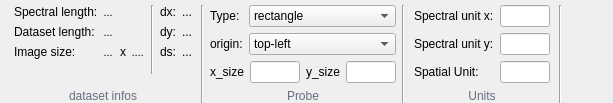
        <widget class="QWidget" name="tab_Infos">
         <attribute name="title">
          <string>Dataset Infos</string>
         </attribute>
         <layout class="QHBoxLayout" name="horizontalLayout_3">
          <property name="topMargin">
           <number>5</number>
          </property>
          <property name="bottomMargin">
           <number>0</number>
          </property>
          <item>
           <layout class="QGridLayout" name="gridLayout_33">
            <property name="leftMargin">
             <number>3</number>
            </property>
            <property name="rightMargin">
             <number>3</number>
            </property>
            <item row="3" column="0" colspan="7">
             <widget class="QLabel" name="label_38">
              <property name="sizePolicy">
               <sizepolicy hsizetype="Preferred" vsizetype="Minimum">
                <horstretch>0</horstretch>
                <verstretch>0</verstretch>
               </sizepolicy>
              </property>
              <property name="styleSheet">
               <string notr="true">QLabel{
color:rgb(102, 109, 124);
}</string>
              </property>
              <property name="text">
               <string>dataset infos</string>
              </property>
              <property name="alignment">
               <set>Qt::AlignBottom|Qt::AlignHCenter</set>
              </property>
             </widget>
            </item>
            <item row="0" column="0" rowspan="3" colspan="7">
             <layout class="QHBoxLayout" name="horizontalLayout_14">
              <item>
               <layout class="QFormLayout" name="formLayout_9">
                <item row="0" column="0">
                 <widget class="QLabel" name="label_30">
                  <property name="text">
                   <string>Spectral length:</string>
                  </property>
                 </widget>
                </item>
                <item row="1" column="0">
                 <widget class="QLabel" name="label_31">
                  <property name="text">
                   <string>Dataset length:</string>
                  </property>
                 </widget>
                </item>
                <item row="2" column="0">
                 <widget class="QLabel" name="label_39">
                  <property name="text">
                   <string>Image size:</string>
                  </property>
                 </widget>
                </item>
                <item row="0" column="1">
                 <widget class="QLabel" name="infoSpectralLength">
                  <property name="font">
                   <font>
                    <pointsize>8</pointsize>
                    <weight>50</weight>
                    <italic>true</italic>
                    <bold>false</bold>
                    <underline>false</underline>
                    <strikeout>false</strikeout>
                   </font>
                  </property>
                  <property name="text">
                   <string>...</string>
                  </property>
                 </widget>
                </item>
                <item row="1" column="1">
                 <widget class="QLabel" name="infoDatasetLength">
                  <property name="font">
                   <font>
                    <pointsize>8</pointsize>
                    <weight>50</weight>
                    <italic>true</italic>
                    <bold>false</bold>
                    <underline>false</underline>
                    <strikeout>false</strikeout>
                   </font>
                  </property>
                  <property name="text">
                   <string>...</string>
                  </property>
                 </widget>
                </item>
                <item row="2" column="1">
                 <layout class="QHBoxLayout" name="horizontalLayout_13">
                  <item>
                   <widget class="QLabel" name="infoImageWidth">
                    <property name="font">
                     <font>
                      <pointsize>8</pointsize>
                      <weight>50</weight>
                      <italic>true</italic>
                      <bold>false</bold>
                      <underline>false</underline>
                      <strikeout>false</strikeout>
                     </font>
                    </property>
                    <property name="text">
                     <string>...</string>
                    </property>
                   </widget>
                  </item>
                  <item>
                   <widget class="QLabel" name="label_55">
                    <property name="text">
                     <string>x</string>
                    </property>
                   </widget>
                  </item>
                  <item>
                   <widget class="QLabel" name="infoImageHeight">
                    <property name="font">
                     <font>
                      <pointsize>8</pointsize>
                      <weight>50</weight>
                      <italic>true</italic>
                      <bold>false</bold>
                      <underline>false</underline>
                      <strikeout>false</strikeout>
                     </font>
                    </property>
                    <property name="text">
                     <string>....</string>
                    </property>
                   </widget>
                  </item>
                 </layout>
                </item>
               </layout>
              </item>
              <item>
               <widget class="Line" name="line_11">
                <property name="orientation">
                 <enum>Qt::Vertical</enum>
                </property>
               </widget>
              </item>
              <item>
               <layout class="QFormLayout" name="formLayout_10">
                <item row="0" column="0">
                 <widget class="QLabel" name="label_45">
                  <property name="text">
                   <string>dx:</string>
                  </property>
                 </widget>
                </item>
                <item row="1" column="0">
                 <widget class="QLabel" name="label_47">
                  <property name="text">
                   <string>dy:</string>
                  </property>
                 </widget>
                </item>
                <item row="2" column="0">
                 <widget class="QLabel" name="label_41">
                  <property name="text">
                   <string>ds:</string>
                  </property>
                 </widget>
                </item>
                <item row="0" column="1">
                 <widget class="QLabel" name="infoDx">
                  <property name="text">
                   <string>...</string>
                  </property>
                 </widget>
                </item>
                <item row="1" column="1">
                 <widget class="QLabel" name="infoDy">
                  <property name="text">
                   <string>...</string>
                  </property>
                 </widget>
                </item>
                <item row="2" column="1">
                 <widget class="QLabel" name="infoDs">
                  <property name="text">
                   <string>...</string>
                  </property>
                 </widget>
                </item>
               </layout>
              </item>
             </layout>
            </item>
           </layout>
          </item>
          <item>
           <widget class="Line" name="line_6">
            <property name="frameShadow">
             <enum>QFrame::Sunken</enum>
            </property>
            <property name="orientation">
             <enum>Qt::Vertical</enum>
            </property>
           </widget>
          </item>
          <item>
           <layout class="QGridLayout" name="gridLayout_2">
            <item row="2" column="0" colspan="3">
             <layout class="QHBoxLayout" name="horizontalLayout_5">
              <item>
               <widget class="QLabel" name="label_35">
                <property name="maximumSize">
                 <size>
                  <width>40</width>
                  <height>16777215</height>
                 </size>
                </property>
                <property name="text">
                 <string>x_size</string>
                </property>
               </widget>
              </item>
              <item>
               <widget class="QLineEdit" name="infoProbeDx">
                <property name="maximumSize">
                 <size>
                  <width>50</width>
                  <height>16777215</height>
                 </size>
                </property>
               </widget>
              </item>
              <item>
               <widget class="QLabel" name="label_43">
                <property name="maximumSize">
                 <size>
                  <width>40</width>
                  <height>16777215</height>
                 </size>
                </property>
                <property name="text">
                 <string>y_size</string>
                </property>
               </widget>
              </item>
              <item>
               <widget class="QLineEdit" name="infoProbeDy">
                <property name="maximumSize">
                 <size>
                  <width>50</width>
                  <height>16777215</height>
                 </size>
                </property>
               </widget>
              </item>
             </layout>
            </item>
            <item row="3" column="0" colspan="3">
             <widget class="QLabel" name="label_34">
              <property name="styleSheet">
               <string notr="true">QLabel{
color:rgb(102, 109, 124);
}</string>
              </property>
              <property name="text">
               <string>Probe</string>
              </property>
              <property name="alignment">
               <set>Qt::AlignBottom|Qt::AlignHCenter</set>
              </property>
             </widget>
            </item>
            <item row="0" column="0" colspan="3">
             <layout class="QFormLayout" name="formLayout_11">
              <item row="0" column="0">
               <widget class="QLabel" name="label_33">
                <property name="maximumSize">
                 <size>
                  <width>300</width>
                  <height>16777215</height>
                 </size>
                </property>
                <property name="text">
                 <string>Type:</string>
                </property>
               </widget>
              </item>
              <item row="0" column="1">
               <widget class="QComboBox" name="combo_probeShape">
                <property name="minimumSize">
                 <size>
                  <width>50</width>
                  <height>0</height>
                 </size>
                </property>
                <property name="maximumSize">
                 <size>
                  <width>150</width>
                  <height>16777215</height>
                 </size>
                </property>
                <item>
                 <property name="text">
                  <string>rectangle</string>
                 </property>
                </item>
                <item>
                 <property name="text">
                  <string>ellipse</string>
                 </property>
                </item>
                <item>
                 <property name="text">
                  <string>testShape</string>
                 </property>
                </item>
               </widget>
              </item>
              <item row="1" column="0">
               <widget class="QLabel" name="label_32">
                <property name="text">
                 <string>origin:</string>
                </property>
               </widget>
              </item>
              <item row="1" column="1">
               <widget class="QComboBox" name="combo_probeOrigin">
                <property name="maximumSize">
                 <size>
                  <width>150</width>
                  <height>16777215</height>
                 </size>
                </property>
                <item>
                 <property name="text">
                  <string>top-left</string>
                 </property>
                </item>
                <item>
                 <property name="text">
                  <string>center</string>
                 </property>
                </item>
                <item>
                 <property name="text">
                  <string>top-right</string>
                 </property>
                </item>
                <item>
                 <property name="text">
                  <string>bottom-left</string>
                 </property>
                </item>
                <item>
                 <property name="text">
                  <string>bottom-right</string>
                 </property>
                </item>
               </widget>
              </item>
             </layout>
            </item>
           </layout>
          </item>
          <item>
           <widget class="Line" name="line_2">
            <property name="frameShadow">
             <enum>QFrame::Sunken</enum>
            </property>
            <property name="orientation">
             <enum>Qt::Vertical</enum>
            </property>
           </widget>
          </item>
          <item>
           <layout class="QGridLayout" name="gridLayout_32">
            <property name="leftMargin">
             <number>3</number>
            </property>
            <property name="rightMargin">
             <number>3</number>
            </property>
            <item row="3" column="0" colspan="2">
             <widget class="QLabel" name="label_37">
              <property name="styleSheet">
               <string notr="true">QLabel{
color:rgb(102, 109, 124);
}</string>
              </property>
              <property name="text">
               <string>Units</string>
              </property>
              <property name="alignment">
               <set>Qt::AlignBottom|Qt::AlignHCenter</set>
              </property>
             </widget>
            </item>
            <item row="2" column="0" colspan="2">
             <layout class="QFormLayout" name="formLayout_12">
              <item row="0" column="0">
               <widget class="QLabel" name="label_4">
                <property name="text">
                 <string>Spectral unit x:</string>
                </property>
               </widget>
              </item>
              <item row="1" column="0">
               <widget class="QLabel" name="label_29">
                <property name="text">
                 <string>Spectral unit y:</string>
                </property>
               </widget>
              </item>
              <item row="2" column="0">
               <widget class="QLabel" name="label_46">
                <property name="text">
                 <string>Spatial Unit:</string>
                </property>
               </widget>
              </item>
              <item row="0" column="1">
               <widget class="QLineEdit" name="infoXunit">
                <property name="maximumSize">
                 <size>
                  <width>50</width>
                  <height>16777215</height>
                 </size>
                </property>
               </widget>
              </item>
              <item row="1" column="1">
               <widget class="QLineEdit" name="infoYunit">
                <property name="maximumSize">
                 <size>
                  <width>50</width>
                  <height>16777215</height>
                 </size>
                </property>
               </widget>
              </item>
              <item row="2" column="1">
               <widget class="QLineEdit" name="infoSpatialUnit">
                <property name="maximumSize">
                 <size>
                  <width>50</width>
                  <height>16777215</height>
                 </size>
                </property>
               </widget>
              </item>
             </layout>
            </item>
           </layout>
          </item>
          <item>
           <widget class="Line" name="line_7">
            <property name="frameShadow">
             <enum>QFrame::Sunken</enum>
            </property>
            <property name="orientation">
             <enum>Qt::Vertical</enum>
            </property>
           </widget>
          </item>
          <item>
           <spacer name="horizontalSpacer_7">
            <property name="orientation">
             <enum>Qt::Horizontal</enum>
            </property>
            <property name="sizeHint" stdset="0">
             <size>
              <width>40</width>
              <height>20</height>
             </size>
            </property>
           </spacer>
          </item>
         </layout>
        </widget>
